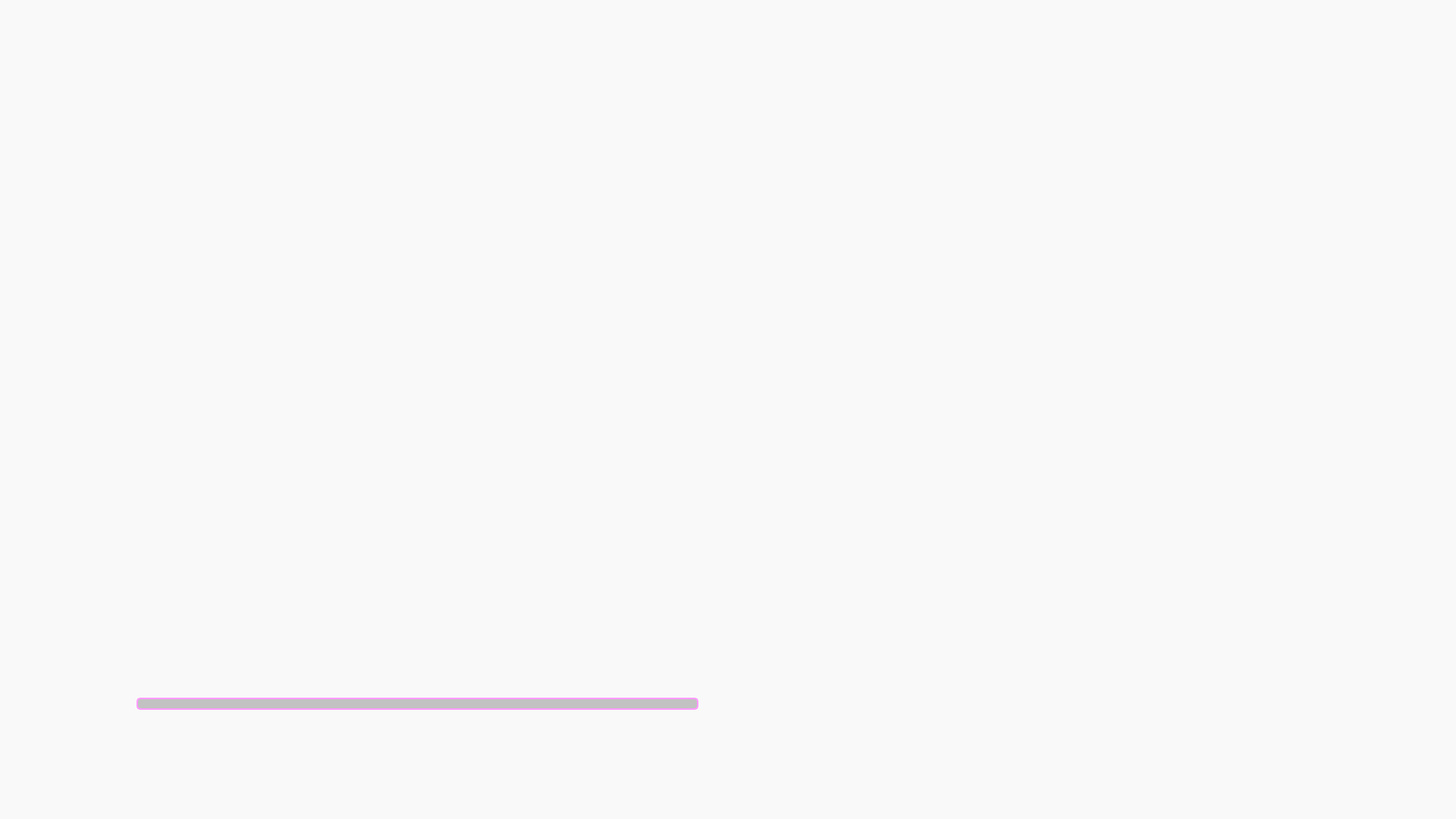
<?xml version="1.0" encoding="UTF-8"?>
<ui version="4.0">
 <class>MainWindow</class>
 <widget class="QMainWindow" name="MainWindow">
  <property name="windowModality">
   <enum>Qt::WindowModality::WindowModal</enum>
  </property>
  <property name="geometry">
   <rect>
    <x>0</x>
    <y>0</y>
    <width>1920</width>
    <height>1080</height>
   </rect>
  </property>
  <property name="sizePolicy">
   <sizepolicy hsizetype="Maximum" vsizetype="Maximum">
    <horstretch>0</horstretch>
    <verstretch>0</verstretch>
   </sizepolicy>
  </property>
  <property name="maximumSize">
   <size>
    <width>1920</width>
    <height>1080</height>
   </size>
  </property>
  <property name="font">
   <font>
    <family>Malgun Gothic</family>
    <pointsize>16</pointsize>
   </font>
  </property>
  <property name="focusPolicy">
   <enum>Qt::FocusPolicy::NoFocus</enum>
  </property>
  <property name="windowTitle">
   <string>Digital Olfaction Solution</string>
  </property>
  <property name="styleSheet">
   <string notr="true"/>
  </property>
  <property name="toolButtonStyle">
   <enum>Qt::ToolButtonStyle::ToolButtonIconOnly</enum>
  </property>
  <widget class="QWidget" name="centralwidget">
   <widget class="QLabel" name="label_background">
    <property name="geometry">
     <rect>
      <x>0</x>
      <y>0</y>
      <width>1920</width>
      <height>1080</height>
     </rect>
    </property>
    <property name="sizePolicy">
     <sizepolicy hsizetype="Expanding" vsizetype="Expanding">
      <horstretch>0</horstretch>
      <verstretch>0</verstretch>
     </sizepolicy>
    </property>
    <property name="maximumSize">
     <size>
      <width>1920</width>
      <height>1080</height>
     </size>
    </property>
    <property name="font">
     <font>
      <family>맑은 고딕</family>
      <pointsize>64</pointsize>
      <bold>true</bold>
     </font>
    </property>
    <property name="styleSheet">
     <string notr="true">QLabel{
	background-color : #F9F9F9
}</string>
    </property>
    <property name="text">
     <string/>
    </property>
    <property name="alignment">
     <set>Qt::AlignmentFlag::AlignCenter</set>
    </property>
   </widget>
   <widget class="QPushButton" name="pb_back">
    <property name="geometry">
     <rect>
      <x>64</x>
      <y>64</y>
      <width>74</width>
      <height>73</height>
     </rect>
    </property>
    <property name="sizePolicy">
     <sizepolicy hsizetype="Preferred" vsizetype="Preferred">
      <horstretch>0</horstretch>
      <verstretch>0</verstretch>
     </sizepolicy>
    </property>
    <property name="minimumSize">
     <size>
      <width>40</width>
      <height>40</height>
     </size>
    </property>
    <property name="maximumSize">
     <size>
      <width>16777215</width>
      <height>16777215</height>
     </size>
    </property>
    <property name="font">
     <font>
      <family>Malgun Gothic</family>
      <pointsize>12</pointsize>
     </font>
    </property>
    <property name="styleSheet">
     <string notr="true">QPushButton{
	background-image : url(./ui/images/common/back_Button.png);
	border : 0px;
}</string>
    </property>
    <property name="text">
     <string/>
    </property>
   </widget>
   <widget class="QLabel" name="label">
    <property name="geometry">
     <rect>
      <x>190</x>
      <y>76</y>
      <width>1100</width>
      <height>48</height>
     </rect>
    </property>
    <property name="styleSheet">
     <string notr="true">QLabel{
	image : url(./ui/images/detail/navi_title.png);
}</string>
    </property>
    <property name="text">
     <string/>
    </property>
   </widget>
   <widget class="QPushButton" name="pb_test">
    <property name="geometry">
     <rect>
      <x>420</x>
      <y>830</y>
      <width>261</width>
      <height>76</height>
     </rect>
    </property>
    <property name="styleSheet">
     <string notr="true">QPushButton{
	background-image : url(./ui/images/detail/Button.png);
	border : 0px;
}</string>
    </property>
    <property name="text">
     <string/>
    </property>
   </widget>
   <widget class="QProgressBar" name="pg_scent">
    <property name="geometry">
     <rect>
      <x>180</x>
      <y>920</y>
      <width>741</width>
      <height>16</height>
     </rect>
    </property>
    <property name="font">
     <font>
      <family>Malgun Gothic</family>
      <pointsize>16</pointsize>
      <bold>true</bold>
     </font>
    </property>
    <property name="styleSheet">
     <string notr="true">QProgressBar {
border: 2px solid rgba(254, 154, 254, 1);
border-radius: 5px;
text-align: center;
background-color: rgba(194, 194, 194, 1);
color: black;
}
QProgressBar::chunk {
    background-color: #fe9afe;
}</string>
    </property>
    <property name="value">
     <number>0</number>
    </property>
    <property name="textVisible">
     <bool>false</bool>
    </property>
   </widget>
  </widget>
 </widget>
 <resources/>
 <connections/>
</ui>
